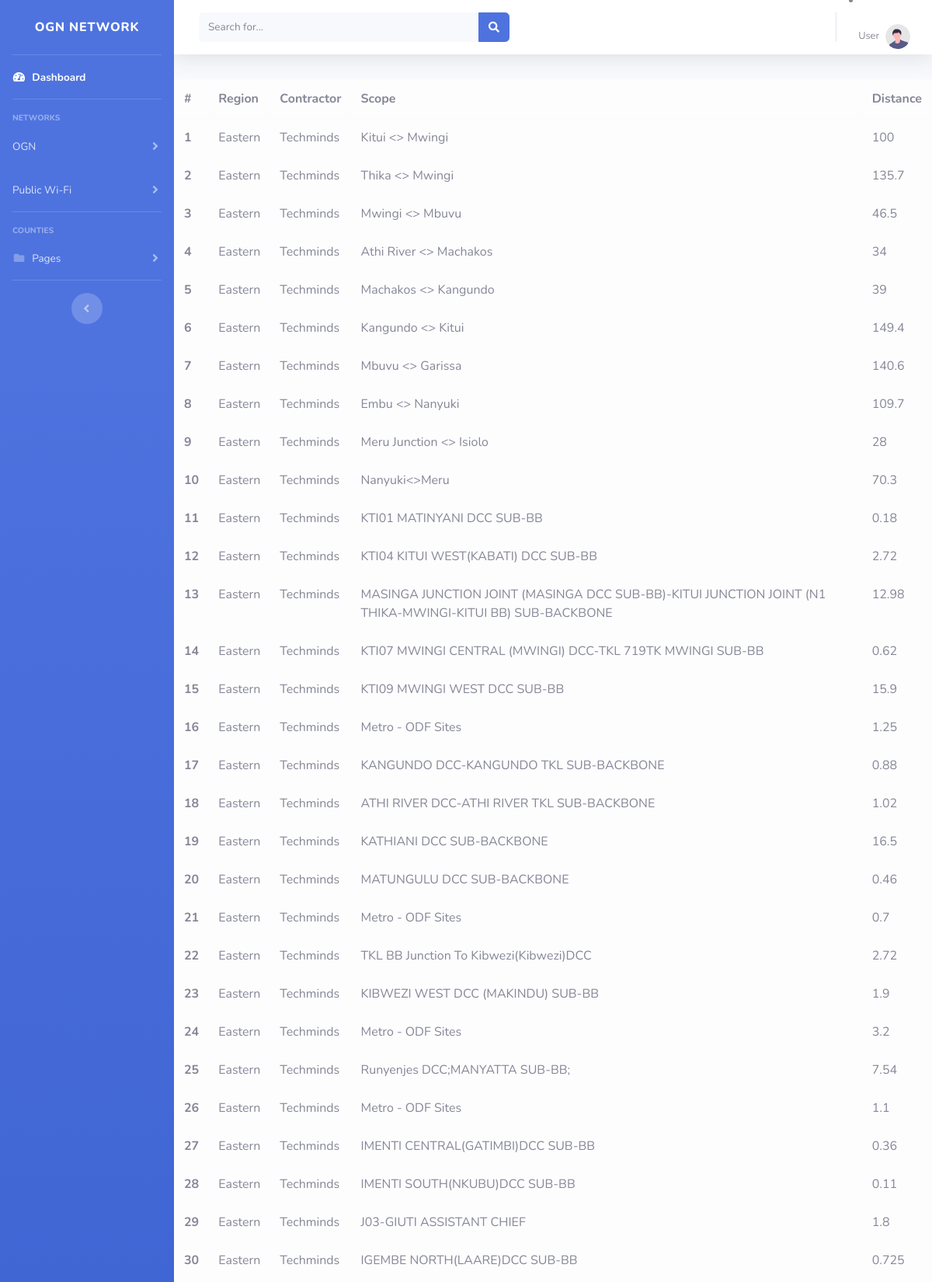
The page /Eastern.php (upper part) on the database its author committed.
### tables this page shows
CREATE TABLE `eastern` (
  `id` int(11) NOT NULL,
  `Region` varchar(7) DEFAULT NULL,
  `Contractor` varchar(9) DEFAULT NULL,
  `Scope` varchar(104) DEFAULT NULL,
  `Distance` varchar(6) DEFAULT NULL
);

### Eastern.php (the view, shortened to what this page needs)
<?php
include_once("./includes/connection.php");
include_once("sidebar.php");
?>
<html lang="en">
<head>
    <link rel="stylesheet" href="https://cdn.datatables.net/buttons/3.1.2/css/buttons.dataTables.css">
    <link rel="stylesheet" href="https://cdn.datatables.net/2.1.8/css/dataTables.dataTables.css">
</head>
<body>
    <div class="row">
        <div class="col-md-12 my-2 ">
            <table id="example" class="table table-bordered table-light">
                <thead>
                    <tr>
                        <th scope="col">#</th>
                        <th scope="col">Region</th>
                        <th scope="col">Contractor</th>
                        <th scope="col">Scope</th>
                        <th scope="col">Distance</th>
                    </tr>
                </thead>
                <tbody>
                    <?php
                    $sql = 'SELECT * FROM eastern';
                    $results = mysqli_query($con, $sql);
                    while ($row = mysqli_fetch_assoc($results)) {
                        $id = $row['id'];
                        $Region = $row['Region'];
                        $Contractor = $row['Contractor'];
                        $Scope = $row['Scope'];
                        $Distance = $row['Distance'];
                        echo '<tr>
       <th scope="row">' . $id . '</th>
       <td>' . $Region . '</td>
       <td>' . $Contractor . '</td>
       <td>' . $Scope . '</td>
       <td>' . $Distance . '</td>
     </tr>';
                    }
                    ?>
                </tbody>
            </table>
        </div>
    </div>

### rows shown on the page
eastern: id "1", Region "Eastern", Contractor "Techminds", Scope "Kitui <> Mwingi", Distance "100"
eastern: id "2", Region "Eastern", Contractor "Techminds", Scope "Thika <> Mwingi", Distance "135.7"
eastern: id "3", Region "Eastern", Contractor "Techminds", Scope "Mwingi <> Mbuvu", Distance "46.5"
eastern: id "4", Region "Eastern", Contractor "Techminds", Scope "Athi River <> Machakos", Distance "34"
eastern: id "5", Region "Eastern", Contractor "Techminds", Scope "Machakos <> Kangundo", Distance "39"
eastern: id "6", Region "Eastern", Contractor "Techminds", Scope "Kangundo <> Kitui", Distance "149.4"
eastern: id "7", Region "Eastern", Contractor "Techminds", Scope "Mbuvu <> Garissa", Distance "140.6"
eastern: id "8", Region "Eastern", Contractor "Techminds", Scope "Embu <> Nanyuki", Distance "109.7"
eastern: id "9", Region "Eastern", Contractor "Techminds", Scope "Meru Junction <> Isiolo", Distance "28"
eastern: id "10", Region "Eastern", Contractor "Techminds", Scope "Nanyuki<>Meru", Distance "70.3"
eastern: id "11", Region "Eastern", Contractor "Techminds", Scope "KTI01 MATINYANI DCC SUB-BB", Distance "0.18"
eastern: id "12", Region "Eastern", Contractor "Techminds", Scope "KTI04 KITUI WEST(KABATI) DCC SUB-BB", Distance "2.72"
eastern: id "13", Region "Eastern", Contractor "Techminds", Scope "MASINGA JUNCTION JOINT (MASINGA DCC SUB-BB)-KITUI JUNCTION JOINT (N1 THIKA-MWINGI-KITUI BB) SUB-BACKBONE", Distance "12.98"
eastern: id "14", Region "Eastern", Contractor "Techminds", Scope "KTI07 MWINGI CENTRAL (MWINGI) DCC-TKL 719TK MWINGI SUB-BB", Distance "0.62"
eastern: id "15", Region "Eastern", Contractor "Techminds", Scope "KTI09 MWINGI WEST DCC SUB-BB", Distance "15.9"
eastern: id "16", Region "Eastern", Contractor "Techminds", Scope "Metro - ODF Sites", Distance "1.25"
eastern: id "17", Region "Eastern", Contractor "Techminds", Scope "KANGUNDO DCC-KANGUNDO TKL SUB-BACKBONE", Distance "0.88"
eastern: id "18", Region "Eastern", Contractor "Techminds", Scope "ATHI RIVER DCC-ATHI RIVER TKL SUB-BACKBONE", Distance "1.02"
eastern: id "19", Region "Eastern", Contractor "Techminds", Scope "KATHIANI DCC SUB-BACKBONE", Distance "16.5"
eastern: id "20", Region "Eastern", Contractor "Techminds", Scope "MATUNGULU DCC SUB-BACKBONE", Distance "0.46"
eastern: id "21", Region "Eastern", Contractor "Techminds", Scope "Metro - ODF Sites", Distance "0.7"
eastern: id "22", Region "Eastern", Contractor "Techminds", Scope "TKL BB Junction To Kibwezi(Kibwezi)DCC", Distance "2.72"
eastern: id "23", Region "Eastern", Contractor "Techminds", Scope "KIBWEZI WEST DCC (MAKINDU) SUB-BB", Distance "1.9"
eastern: id "24", Region "Eastern", Contractor "Techminds", Scope "Metro - ODF Sites", Distance "3.2"
eastern: id "25", Region "Eastern", Contractor "Techminds", Scope "Runyenjes DCC;MANYATTA SUB-BB;", Distance "7.54"
eastern: id "26", Region "Eastern", Contractor "Techminds", Scope "Metro - ODF Sites", Distance "1.1"
eastern: id "27", Region "Eastern", Contractor "Techminds", Scope "IMENTI CENTRAL(GATIMBI)DCC SUB-BB", Distance "0.36"
eastern: id "28", Region "Eastern", Contractor "Techminds", Scope "IMENTI SOUTH(NKUBU)DCC SUB-BB", Distance "0.11"
eastern: id "29", Region "Eastern", Contractor "Techminds", Scope "J03-GIUTI ASSISTANT CHIEF", Distance "1.8"
eastern: id "30", Region "Eastern", Contractor "Techminds", Scope "IGEMBE NORTH(LAARE)DCC SUB-BB", Distance "0.725"
